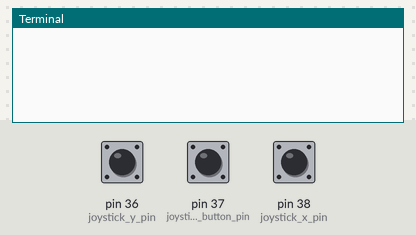
A program run on a simulated Raspberry Pi (header pin numbers). On the bench: the last lines printed to the terminal. The inputs (shaded band) are chosen by the test bench; at power-on: pin 36 (joystick_y_pin) HIGH, pin 37 (joystick_button_pin) HIGH, pin 38 (joystick_x_pin) HIGH.

Above: at 1.2 s.
1.3 s: pin 36 (joystick_y_pin) pulled LOW for 0.25 s
At 2.1 s:
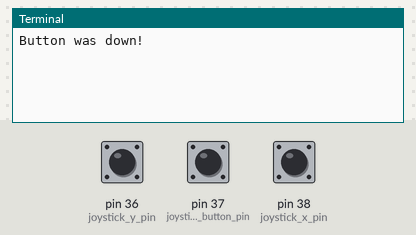
3.0 s: pin 37 (joystick_button_pin) pulled LOW for 0.25 s
At 4.4 s:
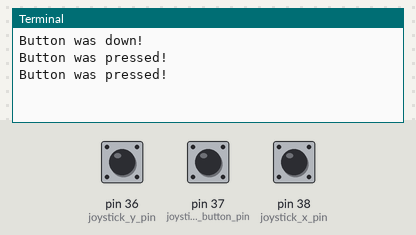
4.7 s: pin 38 (joystick_x_pin) pulled LOW for 0.25 s
At 5.9 s:
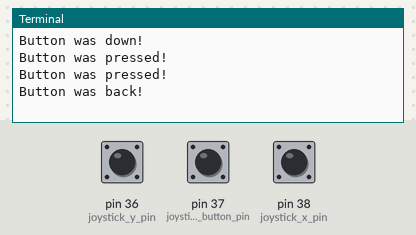
6.4 s: pin 36 (joystick_y_pin) driven LOW and pin 37 (joystick_button_pin) driven LOW
At 6.56 s:
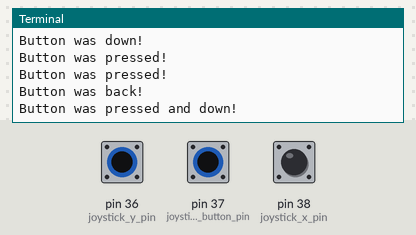
7.9 s: pin 38 (joystick_x_pin) pulled LOW for 1 s
At 8.16 s:
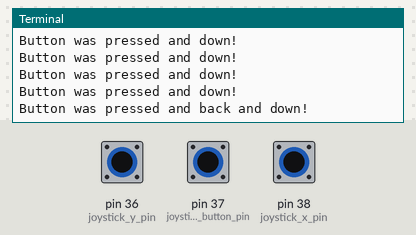
10.4 s: pin 37 (joystick_button_pin) driven HIGH and pin 38 (joystick_x_pin) driven LOW
At 10.56 s:
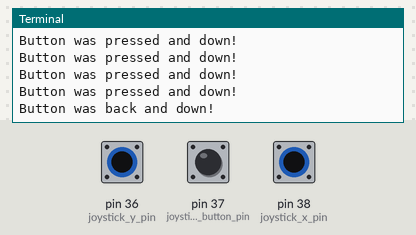

The program:

joy_stick_7_options.py
```python
import RPi.GPIO as GPIO
import time

# Set up GPIO pins
joystick_x_pin = 38
joystick_y_pin = 36
joystick_button_pin = 37

GPIO.setmode(GPIO.BOARD)
GPIO.setup(joystick_x_pin, GPIO.IN, pull_up_down=GPIO.PUD_UP)
GPIO.setup(joystick_y_pin, GPIO.IN, pull_up_down=GPIO.PUD_UP)
GPIO.setup(joystick_button_pin, GPIO.IN, pull_up_down=GPIO.PUD_UP)


# Read joystick input
while True:
    x_value = GPIO.input(joystick_x_pin)
    y_value = GPIO.input(joystick_y_pin)
    button_value = GPIO.input(joystick_button_pin)

    if not button_value:
        if not x_value and not y_value:
            print("Button was pressed and back and down!")
        elif not x_value:
            print("Button was pressed and back!")
        elif not y_value:
            print("Button was pressed and down!")
        else:
            print("Button was pressed!")
    elif not x_value and not y_value:
        print("Button was back and down!")
    elif not x_value:
        print("Button was back!")

    elif not y_value:
        print("Button was down!")


    #print("Joystick X Value: ", x_value)
    #print("Joystick Y Value: ", y_value)
    #print("Joystick Button Value: ", button_value)

    time.sleep(0.2)
```

Measured:
- after the input at 1.3 s, the terminal: prints a new line after 0.10 s (image 1)
- after the input at 3.0 s, the terminal: prints a new line at once (image 2)
- after the input at 4.7 s, the terminal: prints a new line after 0.10 s (image 3)
- after the input at 6.4 s, the terminal: prints a new line at once (image 4)
- after the input at 7.9 s, the terminal: prints a new line after 0.10 s (image 5)
- after the input at 10.4 s, the terminal: prints a new line at once (image 6)
